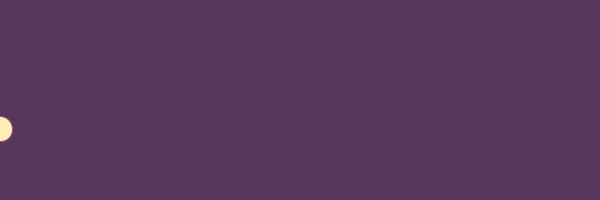
Frame 1 (no input)
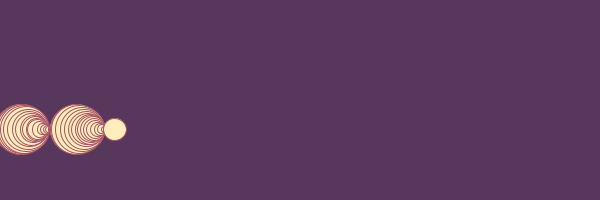
Frame 60 (the mouse pressed at the canvas centre just before this capture)
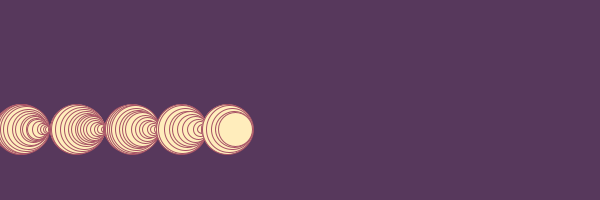
Frame 120 (the mouse held since frame 60 and released just before this capture)

The Processing sketch that drew these frames (run headless with seeded random() and noise(); from frame 60 on, the mouse is pressed at the canvas centre):

// Processing sketch: processing_145575
// ── processing_145575.pde

float x;
float y;
float d;
int dWachstum = 1;

void setup ()
{
  size (600, 200); 
  smooth();
  background (#57385c);
  
  x = 0;
  y = random (0, height);
  d = random (20, 40);
}

void draw ()
{
// zeichnen

  stroke (#A75265);
  strokeWeight (1);
  fill (#ffedbc);
  ellipse (x, y, d, d);
  
  // bewegen
  
  x+= random (1, 3);
  d += dWachstum * random (1, 6);
  
  // kantenüberprüfung
  
  if (d > 50)
  {
    d = 50;
    dWachstum *= -1;
  }
  
  if (d < 5)
  {
    d = 5;
    dWachstum *= -1;
  }
  
  if (x > width+d/2)
  {
    x = 0;
    y = random (0, height);
  }
  
}


void mousePressed ()
{
  background (#57385c);
}
